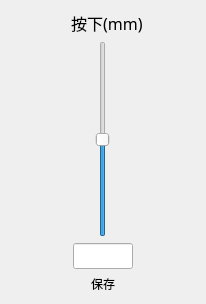
<?xml version="1.0" encoding="UTF-8"?>
<ui version="4.0">
 <class>ModuleDKSAdjust</class>
 <widget class="QFrame" name="ModuleDKSAdjust">
  <property name="geometry">
   <rect>
    <x>0</x>
    <y>0</y>
    <width>206</width>
    <height>304</height>
   </rect>
  </property>
  <property name="windowTitle">
   <string notr="true">Frame</string>
  </property>
  <property name="styleSheet">
   <string notr="true">QPushButton{max-height:24px;border:none}</string>
  </property>
  <layout class="QVBoxLayout" name="verticalLayout" stretch="0,1,0,0">
   <item>
    <layout class="QHBoxLayout" name="horizontalLayout_2">
     <property name="rightMargin">
      <number>10</number>
     </property>
     <item>
      <spacer name="horizontalSpacer">
       <property name="orientation">
        <enum>Qt::Orientation::Horizontal</enum>
       </property>
       <property name="sizeHint" stdset="0">
        <size>
         <width>40</width>
         <height>20</height>
        </size>
       </property>
      </spacer>
     </item>
     <item>
      <widget class="QLabel" name="labelTitleS1">
       <property name="font">
        <font>
         <family>MiSans</family>
         <pointsize>12</pointsize>
        </font>
       </property>
       <property name="text">
        <string>按下(mm) </string>
       </property>
       <property name="alignment">
        <set>Qt::AlignmentFlag::AlignCenter</set>
       </property>
      </widget>
     </item>
     <item>
      <widget class="QPushButton" name="pushButtonCancel">
       <property name="cursor">
        <cursorShape>PointingHandCursor</cursorShape>
       </property>
       <property name="focusPolicy">
        <enum>Qt::FocusPolicy::NoFocus</enum>
       </property>
       <property name="text">
        <string/>
       </property>
       <property name="icon">
        <iconset resource="../res.qrc">
         <normaloff>:/images/btn-close.png</normaloff>:/images/btn-close.png</iconset>
       </property>
       <property name="flat">
        <bool>true</bool>
       </property>
      </widget>
     </item>
    </layout>
   </item>
   <item alignment="Qt::AlignmentFlag::AlignHCenter">
    <widget class="CustumSlider" name="verticalSlider1">
     <property name="mouseTracking">
      <bool>true</bool>
     </property>
     <property name="tabletTracking">
      <bool>true</bool>
     </property>
     <property name="maximum">
      <number>4000</number>
     </property>
     <property name="singleStep">
      <number>5</number>
     </property>
     <property name="pageStep">
      <number>1000</number>
     </property>
     <property name="value">
      <number>2000</number>
     </property>
     <property name="orientation">
      <enum>Qt::Orientation::Vertical</enum>
     </property>
    </widget>
   </item>
   <item>
    <layout class="QHBoxLayout" name="horizontalLayout">
     <property name="spacing">
      <number>2</number>
     </property>
     <item>
      <widget class="QPushButton" name="pushButtonM1">
       <property name="cursor">
        <cursorShape>PointingHandCursor</cursorShape>
       </property>
       <property name="focusPolicy">
        <enum>Qt::FocusPolicy::NoFocus</enum>
       </property>
       <property name="toolTip">
        <string notr="true"/>
       </property>
       <property name="text">
        <string notr="true"/>
       </property>
       <property name="icon">
        <iconset resource="../res.qrc">
         <normaloff>:/images/rt/minus-normal.png</normaloff>:/images/rt/minus-normal.png</iconset>
       </property>
       <property name="flat">
        <bool>true</bool>
       </property>
      </widget>
     </item>
     <item>
      <widget class="QLineEdit" name="lineEditValue1">
       <property name="maximumSize">
        <size>
         <width>60</width>
         <height>16777215</height>
        </size>
       </property>
       <property name="font">
        <font>
         <family>MiSans</family>
         <pointsize>10</pointsize>
         <bold>false</bold>
        </font>
       </property>
       <property name="toolTip">
        <string notr="true"/>
       </property>
       <property name="alignment">
        <set>Qt::AlignmentFlag::AlignCenter</set>
       </property>
      </widget>
     </item>
     <item>
      <widget class="QPushButton" name="pushButtonP1">
       <property name="cursor">
        <cursorShape>PointingHandCursor</cursorShape>
       </property>
       <property name="focusPolicy">
        <enum>Qt::FocusPolicy::NoFocus</enum>
       </property>
       <property name="toolTip">
        <string notr="true"/>
       </property>
       <property name="text">
        <string notr="true"/>
       </property>
       <property name="icon">
        <iconset resource="../res.qrc">
         <normaloff>:/images/rt/plug-normal.png</normaloff>:/images/rt/plug-normal.png</iconset>
       </property>
       <property name="flat">
        <bool>true</bool>
       </property>
      </widget>
     </item>
    </layout>
   </item>
   <item>
    <widget class="QPushButton" name="pushButtonOK">
     <property name="cursor">
      <cursorShape>PointingHandCursor</cursorShape>
     </property>
     <property name="focusPolicy">
      <enum>Qt::FocusPolicy::NoFocus</enum>
     </property>
     <property name="text">
      <string>保存</string>
     </property>
    </widget>
   </item>
  </layout>
 </widget>
 <customwidgets>
  <customwidget>
   <class>CustumSlider</class>
   <extends>QSlider</extends>
   <header>custumslider.h</header>
  </customwidget>
 </customwidgets>
 <resources>
  <include location="../res.qrc"/>
 </resources>
 <connections/>
</ui>
